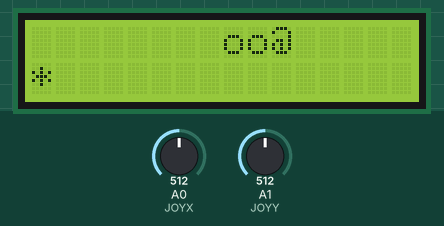
This sketch was run on a simulated Arduino Uno, built with avr-gcc and run on an emulated ATmega328P. Shown: 16×2 character LCD. Inputs (shaded band) come from the test bench; at power-on: A1 (JOYY) = 512, A0 (JOYX) = 512. Random numbers use the default seed unless the sketch sets one.

Above: at 3.2 s.
3.3 s: A1 (JOYY) set to 685
6.3 s: A1 (JOYY) set to 718
At 7.3 s:
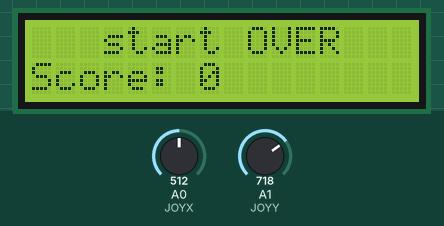
9.3 s: A0 (JOYX) set to 686
10.8 s: A0 (JOYX) set to 712
At 13.1 s:
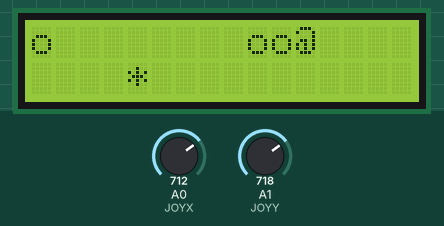
13.8 s: A0 (JOYX) set to 290
At 14.15 s:
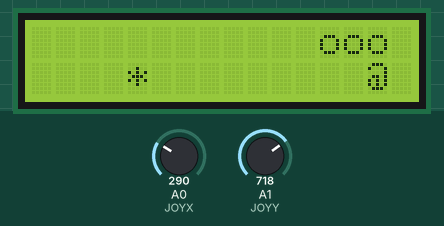
16.3 s: A0 (JOYX) set to 313
At 16.52 s:
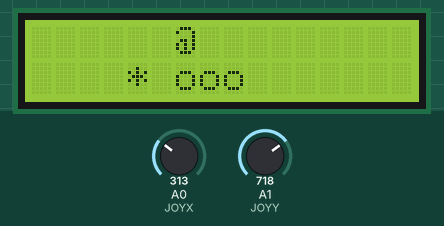
Timing chart, 0 to 19.1 s (numbered marks = the images above; inputs shaded):
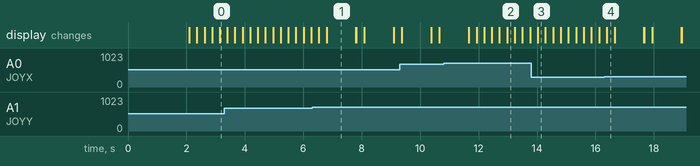

Measured:
- the behaviour switches between 700 and 701 on A1 (JOYY) (found by bisection; images 0 and 1)
- the behaviour switches between 700 and 701 on A0 (JOYX) (found by bisection; images 1 and 2)
- the behaviour switches between 299 and 300 on A0 (JOYX) (found by bisection; images 3 and 4)
- what the display in image 1 shows lasts 1.0 s, from 6.8 s to 7.8 s

The sketch:

lcd_joy_G.ino
```cpp
#include <Wire.h>
#include <LiquidCrystal_I2C.h>

LiquidCrystal_I2C lcd(0x27, 16, 2);

#define JOYX A0
#define JOYY A1

const int WIDTH = 16;
const int HEIGHT = 2;
const int MAXLEN = 20;

int powerX[MAXLEN];
int powerY[MAXLEN];

int length;
int foodX, foodY;
int dx, dy;
int score;

//---------------------- Spawn Food ----------------------
void spawnFood()
{
  bool valid;

  do
  {
    valid = true;

    foodX = random(WIDTH);
    foodY = random(HEIGHT);

    for (int i = 0; i < length; i++)
    {
      if (powerX[i] == foodX && powerY[i] == foodY)
      {
        valid = false;
        break;
      }
    }

  } while (!valid);
}

//---------------------- Reset start ----------------------
void resetstart()
{
  length = 3;
  score = 0;

  powerX[0] = 5;
  powerY[0] = 0;

  powerX[1] = 4;
  powerY[1] = 0;

  powerX[2] = 3;
  powerY[2] = 0;

  dx = 1;
  dy = 0;

  spawnFood();

  lcd.clear();
}

//---------------------- start Over ----------------------
void startOver()
{
  lcd.clear();

  lcd.setCursor(3, 0);
  lcd.print("start OVER");

  lcd.setCursor(0, 1);
  lcd.print("Score: ");
  lcd.print(score);

  delay(1000);

  resetstart();
}

//---------------------- Read Joystick ----------------------
void readJoystick()
{
  int x = analogRead(JOYX);
  int y = analogRead(JOYY);

  if (x < 300 && dx != 1)
  {
    dx = -1;
    dy = 0;
  }
  else if (x > 700 && dx != -1)
  {
    dx = 1;
    dy = 0;
  }
  else if (y < 300 && dy != 1)
  {
    dx = 0;
    dy = -1;
  }
  else if (y > 700 && dy != -1)
  {
    dx = 0;
    dy = 1;
  }
}

//---------------------- Move power ----------------------
void movepower()
{
  for (int i = length - 1; i > 0; i--)
  {
    powerX[i] = powerX[i - 1];
    powerY[i] = powerY[i - 1];
  }

  powerX[0] += dx;
  powerY[0] += dy;

  // Screen wrap
  if (powerX[0] < 0)
    powerX[0] = WIDTH - 1;

  if (powerX[0] >= WIDTH)
    powerX[0] = 0;

  if (powerY[0] < 0)
    powerY[0] = HEIGHT - 1;

  if (powerY[0] >= HEIGHT)
    powerY[0] = 0;
}

//---------------------- Check Collision ----------------------
bool hitBody()
{
  for (int i = 1; i < length; i++)
  {
    if (powerX[0] == powerX[i] &&
        powerY[0] == powerY[i])
    {
      return true;
    }
  }

  return false;
}

//---------------------- Food ----------------------
void checkFood()
{
  if (powerX[0] == foodX &&
      powerY[0] == foodY)
  {
    if (length < MAXLEN)
      length++;

    score++;

    spawnFood();
  }
}

//---------------------- Draw ----------------------
void drawstart()
{
  lcd.clear();

  // Food
  lcd.setCursor(foodX, foodY);
  lcd.print("*");

  // power
  for (int i = 0; i < length; i++)
  {
    lcd.setCursor(powerX[i], powerY[i]);

    if (i == 0)
      lcd.print("@");   // Head
    else
      lcd.print("o");   // Body
  }
}

//---------------------- Setup ----------------------
void setup()
{
  lcd.init();
  lcd.backlight();

  randomSeed(analogRead(A2));

  lcd.setCursor(2, 0);
  lcd.print("power start");

  lcd.setCursor(2, 1);
  lcd.print("Loading...");

  delay(2000);

  resetstart();
}

//---------------------- Loop ----------------------
void loop()
{
  readJoystick();

  movepower();

  if (hitBody())
  {
    startOver();
    return;
  }

  checkFood();

  drawstart();

  delay(250);
}
```
